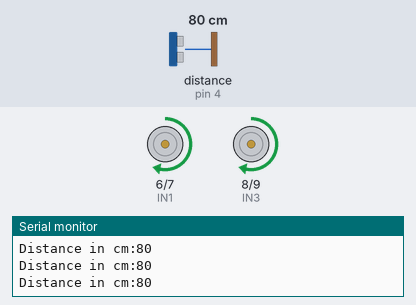
A sketch run on a simulated Arduino Nano, built with avr-gcc and run on an emulated ATmega328P. On the bench: motor-driver pin pairs drawn as motors (green arrow = first pin HIGH = forward, orange = second pin HIGH = backward, longer = more drive, scaled by the enable pin), the last lines printed to the serial monitor. Wiring (inferred from the names in the program): ultrasonic range finder: trigger pin 3; echo pin 4. The test bench sets the inputs (shaded band); at power-on: distance to the obstacle (sensor on pin 4) 80 cm. The echo pulse lasts 58.3 µs per cm.

Above: at 1.2 s.
1.3 s: distance to the obstacle (sensor on pin 4) set to 17 cm
4.3 s: distance to the obstacle (sensor on pin 4) set to 14 cm
At 5.3 s:
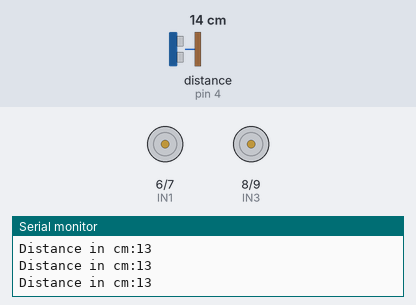
5.8 s: distance to the obstacle (sensor on pin 4) set to 18 cm
At 6.5 s:
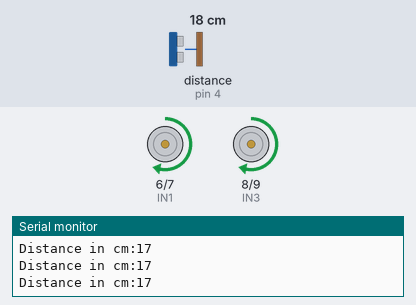
8.8 s: distance to the obstacle (sensor on pin 4) set to 2 cm
At 10.1 s:
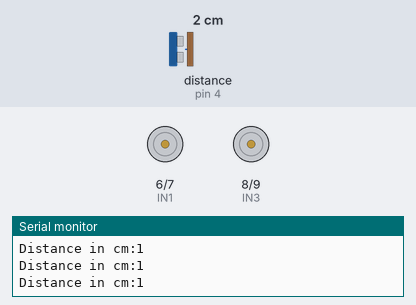
Timing chart, 0 to 11.3 s (numbered marks = the images above; inputs shaded):
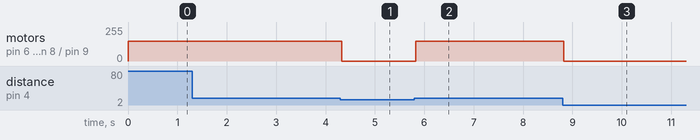

The sketch:

Sample_3A.ino
```cpp
//
//
//          This code makes the robot drive forward for 1 second and then stop
//
//
//////////////////////////////////////////////////////////////////////////////

//Left Motor Names and Locations
const int ENA = 5;     //ENA on the motor driver is wired to D5 on the Nano
const int IN1 = 6;    //IN1 on the motor driver is wired to D6 on the Nano
const int IN2 = 7;    //IN2 on the motor driver is wired to D7 on the Nano

//Right Motor Names and Locations
const int IN3 = 8;    //IN3 on the motor driver is wired to D8 on the Nano
const int IN4 = 9;    //IN4 on the motor driver is wired to D9 on the Nano
const int ENB = 10;   //ENB on the motor driver is wiered to D10 on the Nano

//Ultrasonic Names and Locations
int trig = 3;
int echo = 4;
long lecture_echo;
long cm;

//////////////////////////////////////////////////////////////////////////////

void setup()

{
//// motor driver setup ////
pinMode(IN1,OUTPUT);
pinMode(IN2,OUTPUT);
pinMode(ENA,OUTPUT);
pinMode(IN3,OUTPUT);
pinMode(IN4,OUTPUT);
pinMode(ENB,OUTPUT);
//// motor engage ////
digitalWrite(IN1,LOW);
digitalWrite(IN2,LOW);
digitalWrite(IN3,LOW);
digitalWrite(IN4,LOW);
//// ultrasonic setup ////
pinMode(trig, OUTPUT);
digitalWrite(trig, LOW);
pinMode(echo, INPUT);
//// serial engage ////
Serial.begin(9600);
}

//////////////////////////////////////////////////////////////////////////////

void loop()
{
    digitalWrite(trig, HIGH);              ///////////////////////////////////
    delayMicroseconds(10);                 ///////////////////////////////////
    digitalWrite(trig, LOW);               //// Find distance and record /////
    lecture_echo = pulseIn(echo, HIGH);    ///////////////////////////////////
    cm = lecture_echo / 58;                ///////////////////////////////////
    Serial.print ("Distance in cm:");      //print distance to serial monitor
    Serial.println (cm);

if (cm < 15)
{
  analogWrite(ENA, 0);
  analogWrite(ENB, 0);
}
else
{
  digitalWrite(IN1,HIGH);     //Swap "HIGH" and "LOW" in IN1 and IN2 to change left wheel direction
  digitalWrite(IN2,LOW);
  digitalWrite(IN3,HIGH);     //Swap "HIGH" and "LOW" in IN1 and IN2 to change right wheel direction
  digitalWrite(IN4,LOW);

  analogWrite(ENA, 150); //0-255   Rotation Speed Left Wheel
  analogWrite(ENB, 150); //0-255   Rotation Speed Right Wheel
}
}
```

Measured:
- the behaviour switches between 16 and 15 cm on distance to the obstacle (sensor on pin 4) (found by bisection; images 0 and 1)
- after the input at 4.3 s, motor on pin 6 (IN1) / pin 7 (IN2), motor on pin 8 (IN3) / pin 9 (IN4): forward 150/255 → stopped at once
- after the input at 5.8 s, motor on pin 6 (IN1) / pin 7 (IN2), motor on pin 8 (IN3) / pin 9 (IN4): stopped → forward 150/255 at once
- after the input at 8.8 s, motor on pin 6 (IN1) / pin 7 (IN2), motor on pin 8 (IN3) / pin 9 (IN4): forward 150/255 → stopped at once
